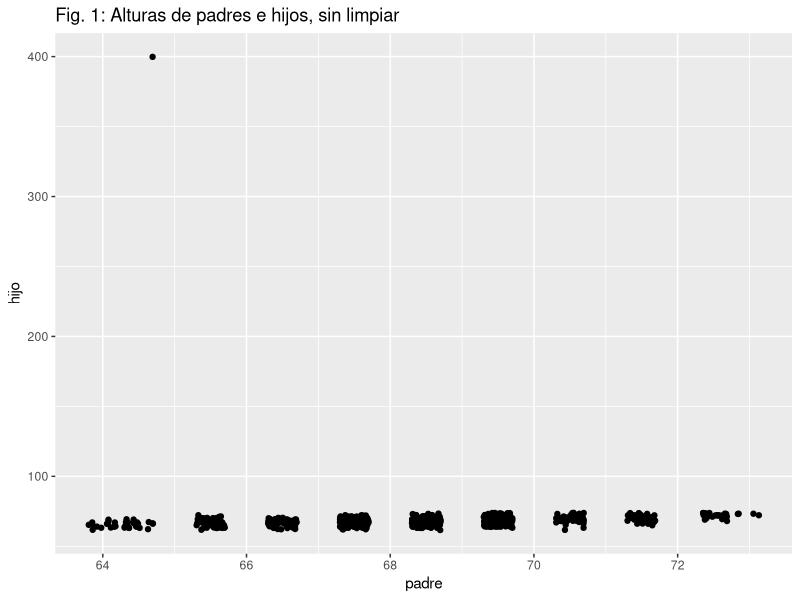
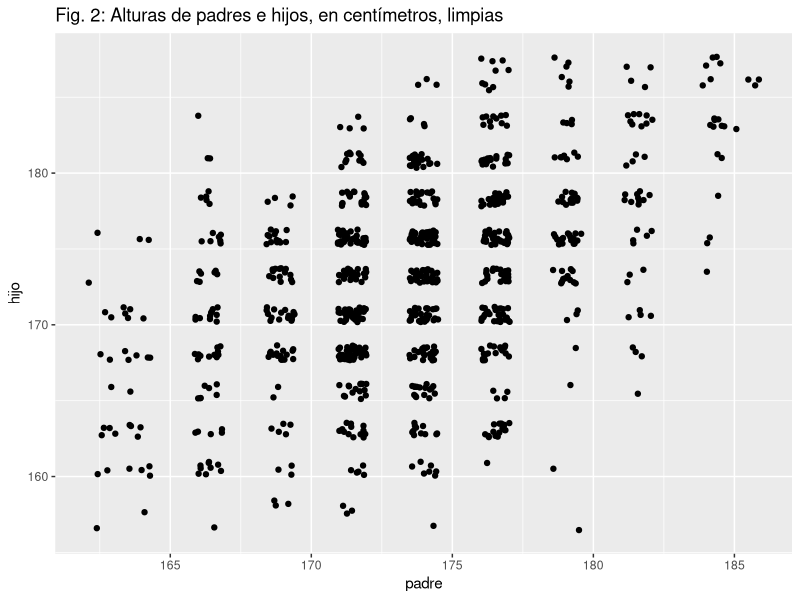
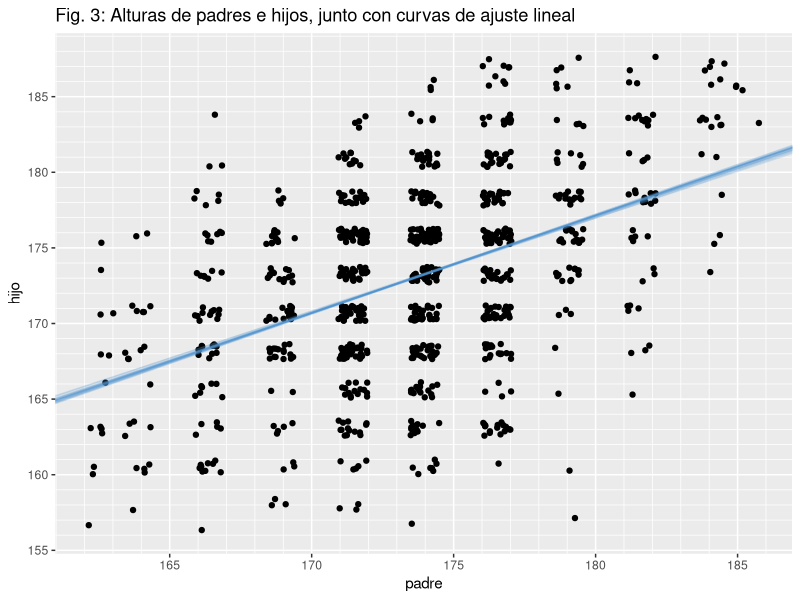
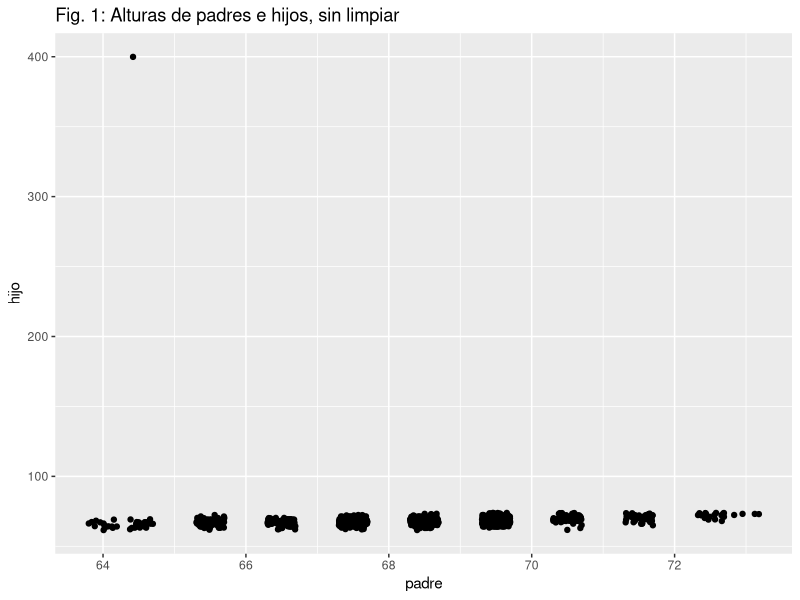
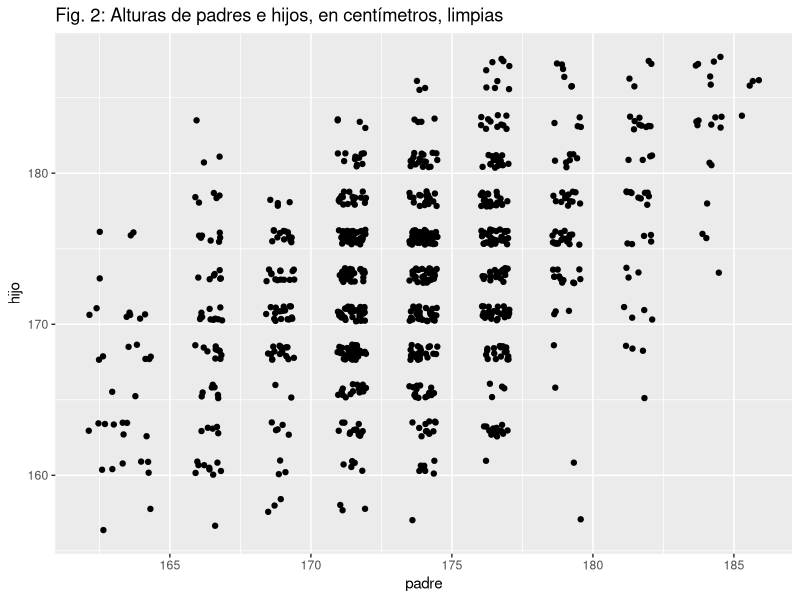
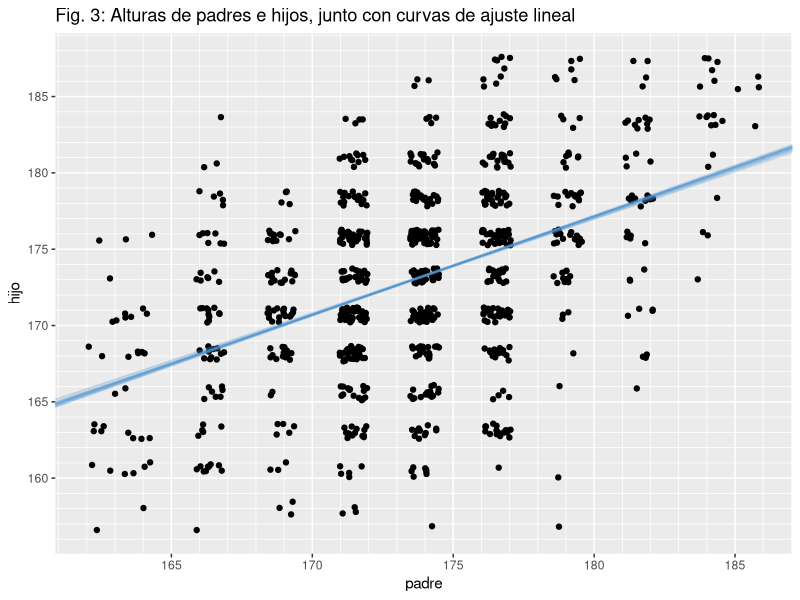

Source code (R) for these figures, in order:
## ---- chunk 1
library(tidyverse)
library(knitr)
opts_chunk$set(fig.width=12, fig.height=8, message=FALSE, comment=NA)
## ---- chunk 2
galton <- read_csv(
  "GaltonMod.csv", skip = 1,
  col_names = c("indice", "obs", "padre", "hijo"),
  col_types = cols(
    indice = col_integer(),
    obs = col_integer(),
    padre = col_double(),
    hijo = col_double()
  )) %>%
  select(-indice)
## ---- chunk 3
fig1 <- ggplot(data = galton, mapping = aes(y = hijo, x = padre)) +
  # position="jitter" les agrega un ligero "ruido" a los puntos para visualizarlos mejor
  geom_point(position="jitter") +
  labs(title = "Fig. 1: Alturas de padres e hijos, sin limpiar")

ggsave("fig1_dispersion_sin_limpiar.png", fig1, width = 12, height = 8)
fig1
## ---- chunk 4
galton <- galton %>%
  mutate(padre = padre * 2.54, hijo = hijo * 2.54) %>%
  filter(padre < 272, hijo < 272)

fig2 <- ggplot(data = galton, mapping = aes(y = hijo, x = padre)) +
  # position="jitter" les agrega un ligero "ruido" a los puntos para visualizarlos mejor
  geom_point(position="jitter") +
  labs(title = "Fig. 2: Alturas de padres e hijos, en centímetros, limpias")

ggsave("fig2_dispersion_limpia.png", fig2, width = 12, height = 8)
fig2
## ---- chunk 5
formulas_modelos <- list(
  "constante" = hijo ~ 1,
  "lineal" = hijo ~ padre,
  "cuadratico" = hijo ~ poly(padre, 2),
  "cubico" = hijo ~ poly(padre, 3)
)

K <- 20

galton <- galton %>%
  mutate(k = sample(K, n(), replace = T))
## ---- chunk 6
galton_train <- function(k_test) { galton %>% filter(k != k_test) }
galton_test <-  function(k_test) { galton %>% filter(k == k_test) }

entrenar_m_en_k <- function(m, k) { lm(formulas_modelos[[m]], galton_train(k))}
predecir_m_en_k <- function(mod, k) { predict(mod, newdata = galton_test(k))}

calcular_ecm <- function(y, y_hat) { mean((y - y_hat)^2) }
## ---- chunk 7
n_modelos <- length(formulas_modelos)

kfold <- tibble(
  id_modelo = rep(names(formulas_modelos), times = K),
  k_test = rep(1:K, each = n_modelos),
  modelo = map2(id_modelo, k_test, entrenar_m_en_k),
  y_test = map(k_test, galton_test) %>% map("hijo"),
  predicciones_test = map2(modelo, k_test, predecir_m_en_k),
  n_k_test = map_int(y_test, length),
  ecm = map2_dbl(y_test, predicciones_test, calcular_ecm))
## ---- chunk 8
resultados <- kfold %>%
  select(id_modelo, n_k_test, ecm) %>%
  group_by(id_modelo) %>%
  summarise(ecm_total = weighted.mean(ecm, n_k_test))

kable(resultados)
## ---- chunk 9
rectas <- kfold %>%
  filter(id_modelo == "lineal") %>%
  mutate(coeficientes = map(modelo, coef),
         ordenada = map_dbl(coeficientes, 1),
         pendiente = map_dbl(coeficientes, 2)) %>%
  select(k_test, ordenada, pendiente)

kable(head(rectas))
## ---- chunk 10
fig3 <- fig2 +
  geom_abline(data = rectas, mapping = aes(intercept = ordenada, slope = pendiente),
              alpha = 0.2, color ="steelblue3") +
  labs(title = "Fig. 3: Alturas de padres e hijos, junto con curvas de ajuste lineal") +
  scale_y_continuous(breaks = seq(0, 300, 5), minor_breaks = seq(0, 300, 1)) +
  scale_x_continuous(breaks = seq(0, 300, 5), minor_breaks = seq(0, 300, 1))

ggsave("fig3_dispersion_curvas.png", fig3, width = 12, height = 8)
fig3
## ---- chunk 11

mLineal <- function(x,parametros)  {
    if (length(parametros) != 2) {return("Cantidad equivocada de coficientes, este modelo toma 2.")}
    m  <- parametros[1]
    b  <- parametros[2]
    return(m*x+b)    
    }


gradienteML <-function(datos,parametros){
    m   <- parametros[1]
    b   <- parametros[2]
    xs  <- datos[1]
    ys  <- datos[2]
    n   <- length(datos[[1]])
    fxs <- map(xs,~mLineal(.x,parametros))
    variables <- c(xs,ys,fxs)
    dM  <- (2/n)  * sum( pmap_dbl(variables,~(..3-..2)*..1) )
    dB  <- (2/n)  * sum( pmap_dbl(variables,~(..3-..2)) )
    return(c(dM,dB))
    } 
## ---- chunk 12
currificar <- function(modelo,parametros,grad,h) {
    f <-function(x){
        u <- parametros-h*grad
        return(modelo(x,u)) 
    }
    return(f)
}
## ---- chunk 13
normaEC <- function(x,y) {
    return((x-y)^2)
    }

errorF <- function(d,f) {
	x <- d[[1]]
	y <- d[[2]]
	n <- length(x)
	fxs <- map(x,f)
	v <- map2_dbl(fxs,y,normaEC)
	e <- sum(v)/n
	return(e)
}
## ---- chunk 14
descenderML <- function(datos,cota) {
    grilla <- armarGrilla(datos,10)
    parametros <- buscarEnGrilla(mLineal,datos,grilla) 
    gradiente <- c(0,0)
    e <- 100
    while (e>cota) {
        gradiente <- gradienteML(datos,parametros)
        pasoyErr <- busquedaPaso(mLineal,datos,parametros,gradiente,cota,e)
        paso <- pasoyErr[1]
        ePrevio <- e
        e <- pasoyErr[2]
        parametros <- parametros - paso*gradiente
        if ( abs(ePrevio - e) < cota ) {return(parametros)}
        }
    return(parametros)
    }
## ---- chunk 15
busquedaPaso <- function(modelo,datos,parametros,grad,cota,e_0) {
    exp <- -10
    e_1 <-  0
    paso <- 0
    while (e_1 < e_0) {
        paso=10^exp
        exp <- exp+1
        f <- currificar(modelo,parametros,grad,10^exp)
        e_1 <- errorF(datos,f)
        }
    for (i in c(seq(0,paso,length=10))) {
        f <- currificar(modelo,parametros,grad,i)
        e <- errorF(datos,f)
        if (e<e_1) {
            e_1 <- e
            paso <- i
            } 
        }
    return(c(paso,e_1))
}
## ---- chunk 16

armarGrilla <- function(datos,dim) {
    xMin <- min(datos[,1])
    xMax <- max(datos[,1])
    yMin <- min(datos[,2])
    yMax <- max(datos[,2])
    mMax <- ( (yMax - yMin)/(xMax-xMin) )
    mMin <- (- mMax)
    bMin <- (yMin /2.3)
    bMax <- (yMax /2.3)
    ejeM <- c(seq(mMin,mMax,length=dim))
    ejeB <- c(seq(bMin,bMax,length=dim))
    grilla <- c()
    for (i in 1:dim) {
        grilla[(((i-1)*dim)+1):(i*dim)] <- map(ejeB,~c(ejeM[i],.))
        }
    return(grilla)
    }



buscarEnGrilla <- function(modelo,datos,grilla) {
    e <- 10000
    param <- c(0,0)
    salidas <- c()
    for (i in grilla){
        eN <- errorF(datos,~modelo(.x,i))
        salidas <- c(salidas,eN)
        if (eN < e) {
            e <- eN
            param <- i
                }
        }
    return(param)
    }
## ---- chunk 17
autos <- read.table("./autos.txt",TRUE)

tabla <- data.frame(x=autos$precio,y=autos$calidad)


descensoTabla <- descenderML(tabla,10^-6)
errorDescenso <- errorF(tabla,~mLineal(.x,descensoTabla))
lmTabla <- unname(coefficients(lm(y~x+1,tabla)))
paramTabla <- c(lmTabla[2],lmTabla[1])
errorlm <- errorF(autos,~mLineal(.x,paramTabla))
print("El error para autos del modelo del Descenso es")
print(errorDescenso)
print("Y el de la funcion incorporada")
print(errorlm)
## ---- chunk 18

archivoGalton <- read.csv("./GaltonMod.csv",TRUE)
galtonAtip <- data.frame(padre=archivoGalton$parent,hijo=archivoGalton$child)
galton <- galtonAtip[-4,]

descensoGalton <- descenderML(galton,10^(-6))
errGaltDesc <- errorF(galton,~mLineal(.x,descensoGalton))
lmGalton <- unname(coefficients(lm(hijo~padre+1,galton)))
parLmGalton <- c(lmGalton[2],lmGalton[1])
errorGaltLm <- errorF(galton,~mLineal(.x,parLmGalton))
print(c(errGaltDesc,errorGaltLm))
print("Arriba error descenso y error lm, abajo parámetros descenso y parámetros lm")
print(c(descensoGalton,parLmGalton))
